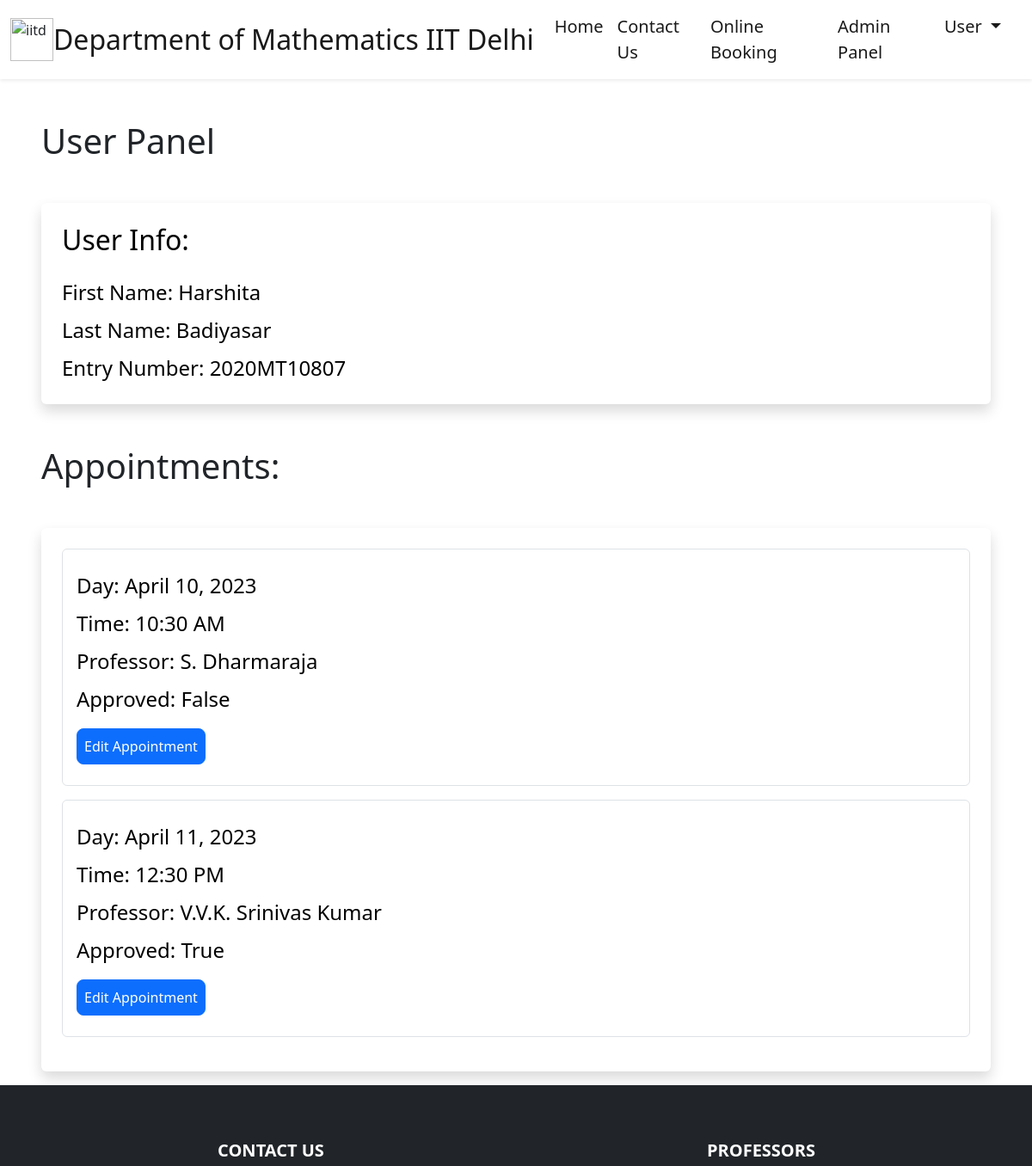
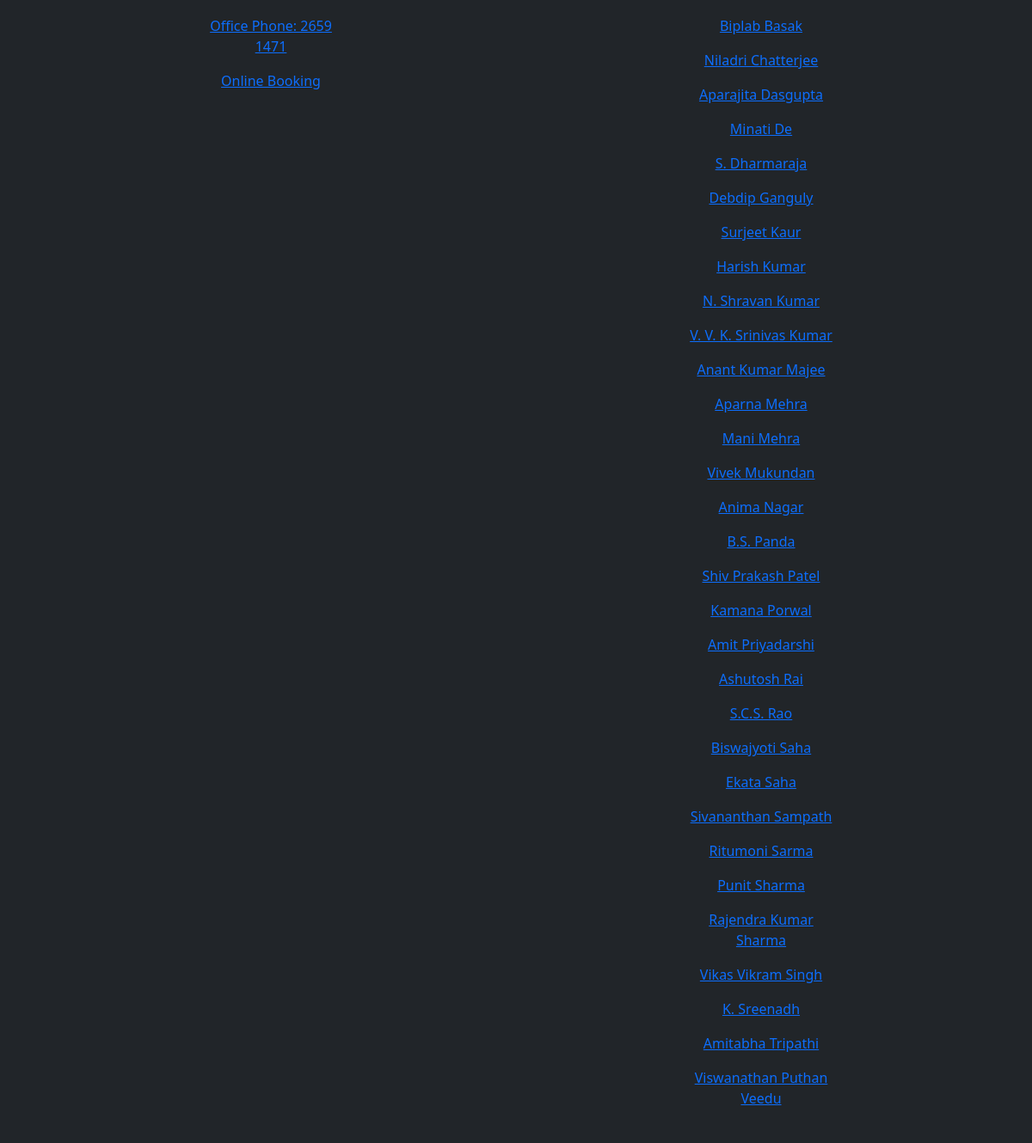
Page /user-panel (signed in) on the committed database (2 pictures, top to bottom).
### booking/models.py (models this page shows, shortened)
class Appointment(models.Model) :
    user = models.ForeignKey(User, on_delete=models.CASCADE, null=True, blank=True)
    professors = models.CharField(max_length=50, choices=SELECT_PROFESSOR, default="Aparna Mehra") #Aparna Mehra is the HOD
    day = models.DateField(default=datetime.now)
    time = models.CharField(max_length=10, choices=TIME_CHOICES, default="10 AM")
    time_ordered = models.DateTimeField(default=datetime.now, blank=True)
    approved=models.BooleanField('Approved', default=False)

### booking/views.py (the view)
# urls.py: path('user-panel', views.userPanel, name='userPanel'),
def userPanel(request):
    user = request.user
    appointments = Appointment.objects.filter(user=user).order_by('day', 'time')
    return render(request, 'userPanel.html', {
        'user' :user,
        'appointments' :appointments,
    })

### booking/templates/userPanel.html (shortened to what this page needs)
{% extends 'layout.html' %}
{% load static %}
{% block body %}
{% if user.is_authenticated %}
<h1 class=" ms-5 mt-5 ">User Panel</h1>
<div class="shadow p-4 mb-5 bg-body bg-body rounded text-black  m-5 ">
    <h2 class="">User Info:</h2>
    <ul class="list-group fs-4 mt-3">
            <li class="list-group mt-2">First Name: {{ user.first_name }}</li>
            <li class="list-group mt-2">Last Name: {{ user.last_name }}</li>
            <li class="list-group mt-2">Entry Number: {{ user.username }}</li>
    </ul>
</div>
{% if appointments.count > 0 %}
<div class="mt-5 ">
    <h1 class=" ms-5">Appointments:</h1>
    <div class="shadow p-4 mb-3 bg-body bg-body rounded text-black  m-5">
        {% for appointment in appointments %}
        <div class="list-group fs-4 border p-3 mb-3">
            <p class="list-group mt-2">Day: {{ appointment.day }}</p>
            <p class="list-group mt-2">Time: {{ appointment.time }}</p>
            <p class="list-group mt-2">Professor: {{ appointment.professors }}</p>
            <p class="list-group mt-2">Approved: {{ appointment.approved }}</p>
            <div class="mt-3 mb-2">
                <a class="btn btn-primary rounded-3 p-2" href="{% url 'userUpdate' appointment.id %}">Edit Appointment</a>
            </div>
        </div>
        {% endfor %}
    </div>
</div>
{% endif %}
{% else %}
<div class="shadow p-4 mb-5 bg-body bg-body rounded text-black  m-5">
    <h1 class="p-2  ms-3">First Sign in!</h1>
    <a href="{% url 'login' %}" class="btn btn-primary text-white">Sign in</a>
</div>
{% endif %}
{% endblock %}

### rows in the picture
Appointment: day "April 10, 2023", time "10:30 AM", professors "S. Dharmaraja", approved "False"
Appointment: day "April 11, 2023", time "12:30 PM", professors "V.V.K. Srinivas Kumar", approved "True"

### other values in the picture
{{ user.first_name }} "Harshita"
{{ user.last_name }} "Badiyasar"
{{ user.username }} "2020MT10807"
